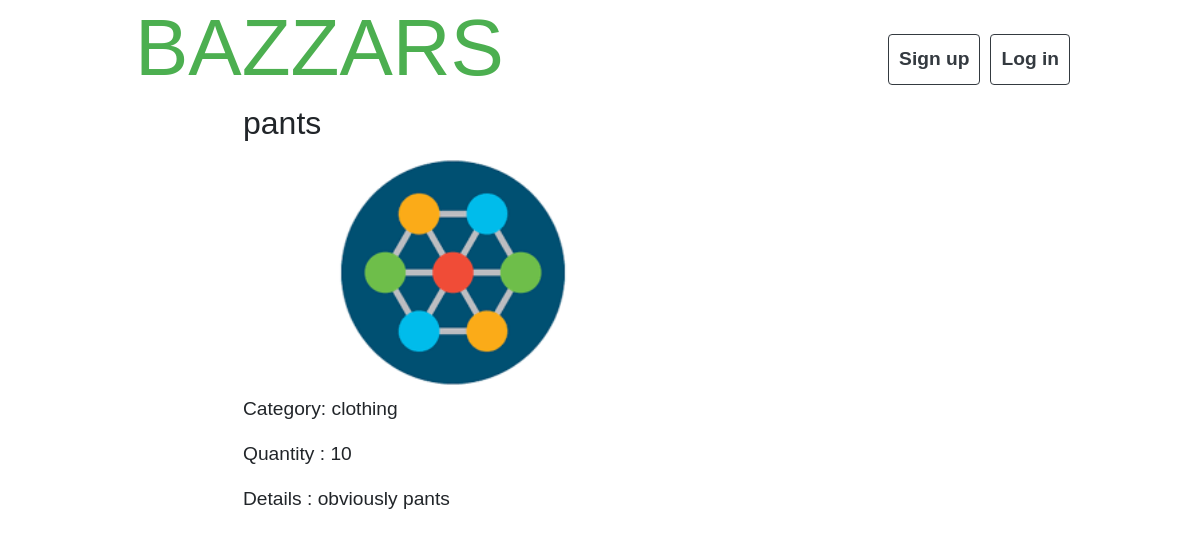
Screenshot of /products/2/ with the database file from the repository.
### products/models.py (models this page shows, shortened)
class Product(models.Model):
    id = models.AutoField(primary_key=True)
    title = models.CharField(max_length=200)
    detail = models.TextField()
    category = models.CharField(max_length=100)
    quantity = models.PositiveIntegerField()
    photo = models.ImageField(blank=True)

### products/views.py (the view)
# urls.py: path('<product_id>/', views.detail, name = 'detail'),
def detail(request, product_id):
    product_dtl = Product.objects.get(pk=product_id)
    return render(request, 'products/product_detail.html', {'product_dtl': product_dtl})

### products/templates/products/product_detail.html (shortened to what this page needs)
{% extends "base_layout.html" %}
    {% block content %}
    <div class="container">
        <div class="productDtl">
            <h2> {{ product_dtl.title }} </h2>
            <img src=" {{product_dtl.photo.url}} " class="dtl-photo" alt="product photo">
            <p> Category: {{ product_dtl.category }} </p>
            <p> Quantity : {{ product_dtl.quantity }} </p>
            <p> Details : {{ product_dtl.detail }} </p>
        </div>
    </div>
    {% endblock %}

### assets/styles.css (style rules this page uses)
* { font-family: Arial, Helvetica, sans-serif; }
p { font-size: 1.2em; }
.container { width: 80%; }
.dtl-photo { width: 100%; max-width: 400px; height: auto; margin: 10px; }
.productDtl { margin: auto; }

### rows the page displays
Product: title "pants", photo (picture), category "clothing", quantity "10", detail "obviously pants"
